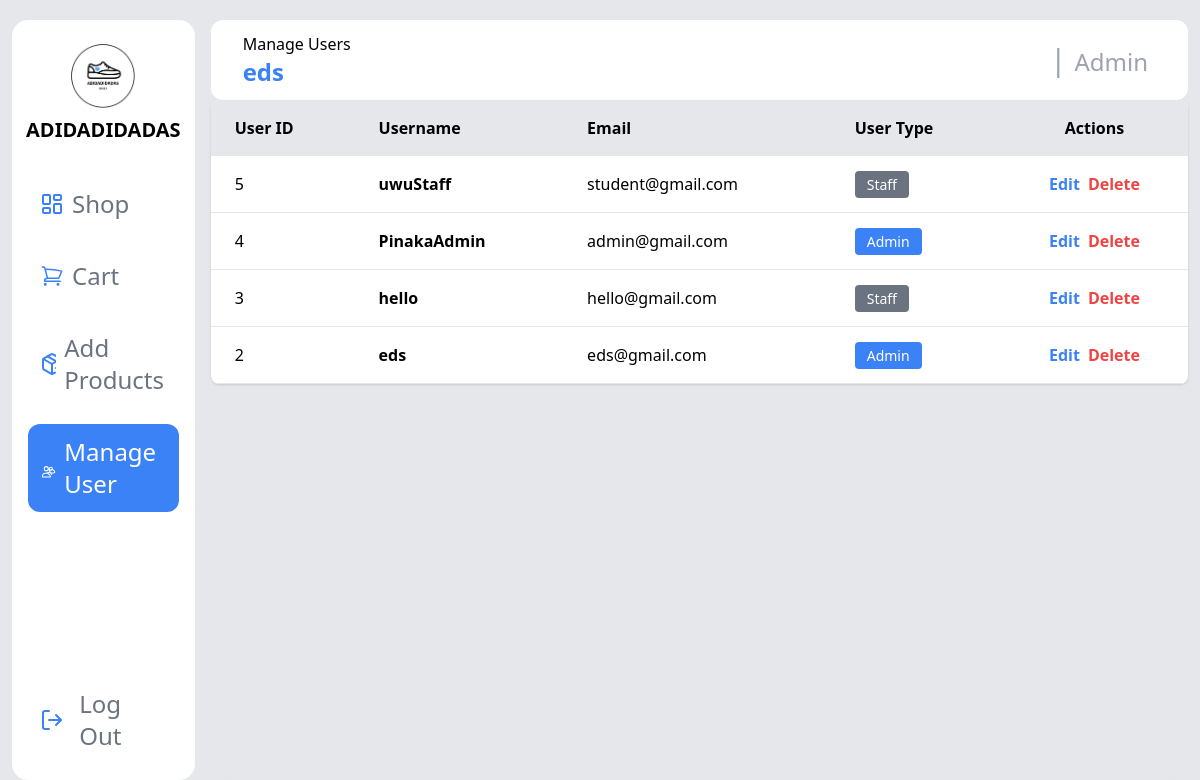
Page /manage_users.php (signed in) on the earlier database version.
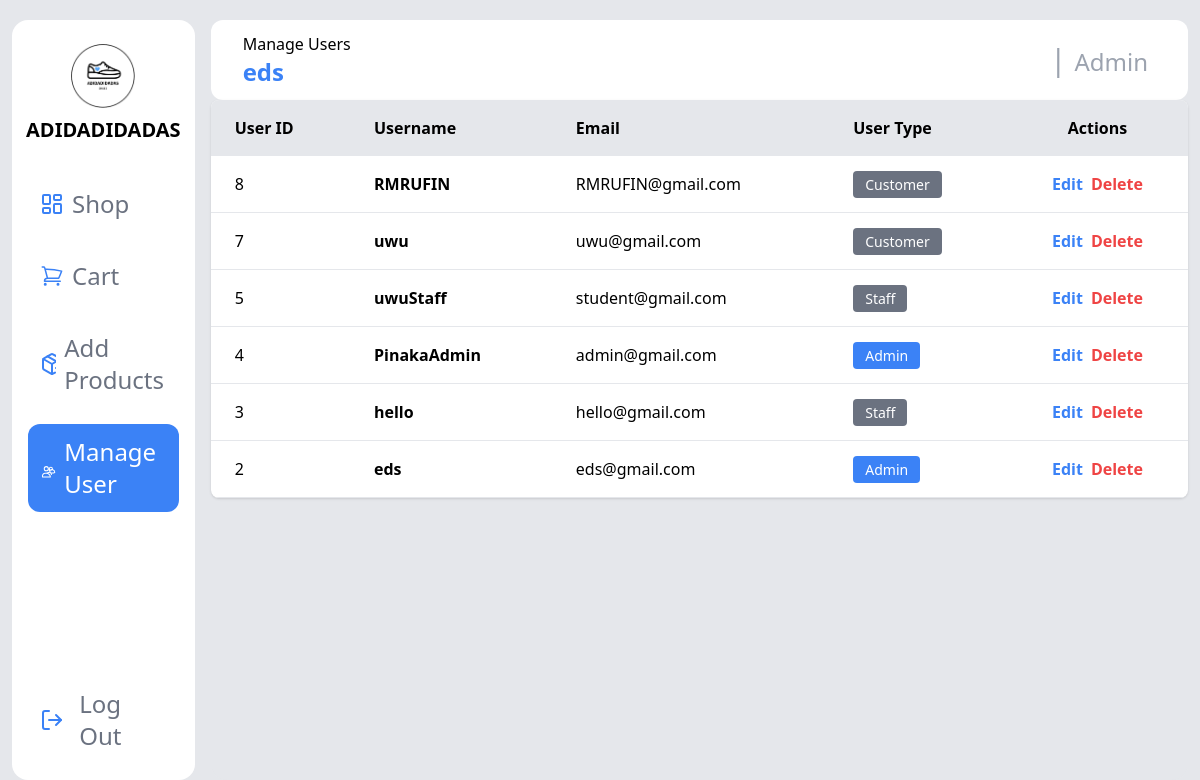
Same page on the later database version.
### tables this page shows
CREATE TABLE `tbl_user` (
  `user_id` int NOT NULL,
  `userName` varchar(255) NOT NULL,
  `email` varchar(250) NOT NULL,
  `userPassword` varchar(250) DEFAULT NULL,
  `userType` varchar(255) NOT NULL
);

### manage_users.php (the view, shortened to what this page needs)
<?php
include 'connection.php';
$sql = "SELECT user_id, userName, email, userType FROM tbl_user ORDER BY user_id DESC";
$result = mysqli_query($conn, $sql);
$users = [];
if ($result) {
    while ($row = mysqli_fetch_assoc($result)) {
        $users[] = $row;
    }
}
?>
<!DOCTYPE html>
<html lang="en">
<head>
    <script src="https://cdn.tailwindcss.com"></script>
</head>
<body>
    <div class="min-h-screen bg-gray-200 px-3 py-5 grid grid-cols-1 md:grid-cols-12 gap-4">
        <?php include 'components/sidebar.php'; ?>
        <div class="bg-gray-200 rounded-2xl col-span-1 md:col-span-10">
            <div class="bg-white h-20 rounded-xl w-full p-2 flex justify-between items-center">
                <div class="ps-6 w-full">
                    <span>Manage Users</span>
                    <?php
                        if (isset($_SESSION['username'])) {
                            echo '<h1 class="text-2xl font-bold text-blue-500">' . htmlspecialchars($_SESSION['username']) . '</h1>';
                        }
                    ?>
                </div>
                <div class="flex justify-end items-center w-full p-4">
                    <div class="p-4 flex gap-2 items-center max-w-xs sm:max-w-sm md:max-w-md overflow-hidden">
                        <h1 class="text-3xl text-gray-400">|</h1>
                        <?php
                            if (isset($_SESSION['userType'])) {
                                echo '<div class="flex items-center gap-1 truncate">
                                        <h1 class="text-2xl text-gray-400 pt-1 truncate">' . htmlspecialchars($_SESSION['userType']) . '</h1>
                                      </div>';
                            }
                        ?>
                    </div>
                </div>
            </div>
                <div class="bg-white rounded-lg shadow overflow-hidden">
                    <table class="w-full">
                        <thead class="bg-gray-200">
                            <tr>
                                <th class="px-6 py-4 text-left font-semibold">User ID</th>
                                <th class="px-6 py-4 text-left font-semibold">Username</th>
                                <th class="px-6 py-4 text-left font-semibold">Email</th>
                                <th class="px-6 py-4 text-left font-semibold">User Type</th>
                                <th class="px-6 py-4 text-center font-semibold">Actions</th>
                            </tr>
                        </thead>
                        <tbody>
                            <?php if (count($users) > 0): ?>
                                <?php foreach ($users as $user): ?>
                                    <tr class="border-b border-gray-200 hover:bg-gray-50">
                                        <td class="px-6 py-4"><?php echo $user['user_id']; ?></td>
                                        <td class="px-6 py-4 font-semibold"><?php echo htmlspecialchars($user['userName']); ?></td>
                                        <td class="px-6 py-4"><?php echo htmlspecialchars($user['email']); ?></td>
                                        <td class="px-6 py-4">
                                            <span class="px-3 py-1 rounded text-white text-sm <?php echo strtolower($user['userType']) === 'admin' ? 'bg-blue-500' : 'bg-gray-500'; ?>">
                                                <?php echo htmlspecialchars($user['userType']); ?>
                                            </span>
                                        </td>
                                        <td class="px-6 py-4 text-center">
                                            <div class="flex gap-2 justify-center">
                                                <a href="edit_user.php?id=<?php echo $user['user_id']; ?>" class="text-blue-500 hover:text-blue-700 font-semibold">
                                                    Edit
                                                </a>
                                                <?php if ($user['user_id'] !== $_SESSION['user_id']): ?>
                                                    <a href="manage_users.php?delete_id=<?php echo $user['user_id']; ?>" class="text-red-500 hover:text-red-700 font-semibold" onclick="return confirm('Are you sure you want to delete this user?');">
                                                        Delete
                                                    </a>
                                                <?php endif; ?>
                                            </div>
                                        </td>
                                    </tr>
                                <?php endforeach; ?>
                            <?php else: ?>
                                <tr>
                                    <td colspan="5" class="px-6 py-4 text-center text-gray-500">No users found</td>
                                </tr>
                            <?php endif; ?>
                        </tbody>
                    </table>
                </div>
            </div>
        </div>
</body>
</html>

### components/sidebar.php (shortened to what this page needs)
<div class="col-span-1 md:col-span-2">
    <div class="bg-white h-full rounded-2xl flex flex-col">
        <div class="h-26 flex items-center justify-center flex-col">
            <img class="w-16 mt-6 object-contain" src="uploads/LOGO.png" alt="Adidadidadas Shoes">
            <h1 class="font-bold mt-2 text-xl">ADIDADIDADAS</h1>
        </div>
        <div class="flex flex-col gap-4 mt-4 items-center p-4">
            <a href="dashboard.php" class="group hover:bg-blue-500 p-3 rounded-xl flex items-center w-full transition <?php echo basename($_SERVER['PHP_SELF']) === 'dashboard.php' ? 'bg-blue-500' : ''; ?>">
                <svg class="<?php echo basename($_SERVER['PHP_SELF']) === 'dashboard.php' ? 'text-white' : 'text-blue-500'; ?> group-hover:text-white transition" xmlns="http://www.w3.org/2000/svg" width="24" height="24" fill="none" stroke="currentColor" stroke-width="2" stroke-linecap="round" stroke-linejoin="round">
                    <rect width="7" height="9" x="3" y="3" rx="1"/>
                    <rect width="7" height="5" x="14" y="3" rx="1"/>
                    <rect width="7" height="9" x="14" y="12" rx="1"/>
                    <rect width="7" height="5" x="3" y="16" rx="1"/>
                </svg>
                <h1 class="text-2xl ms-2 <?php echo basename($_SERVER['PHP_SELF']) === 'dashboard.php' ? 'text-white' : 'text-gray-500'; ?> group-hover:text-white transition">Shop</h1>
            </a>
            <a href="cart.php" class="group hover:bg-blue-500 p-3 rounded-xl flex items-center w-full transition <?php echo basename($_SERVER['PHP_SELF']) === 'cart.php' ? 'bg-blue-500' : ''; ?>">
                <svg class="<?php echo basename($_SERVER['PHP_SELF']) === 'cart.php' ? 'text-white' : 'text-blue-500'; ?> group-hover:text-white transition" xmlns="http://www.w3.org/2000/svg" fill="none" viewBox="0 0 24 24" stroke-width="1.5" stroke="currentColor" width="24" height="24">
                    <path stroke-linecap="round" stroke-linejoin="round" d="M2.25 3h1.386c.51 0 .955.343 1.087.835l.383 1.437M7.5 14.25a3 3 0 0 0-3 3h15.75m-12.75-3h11.218c1.121-2.3 2.1-4.684 2.924-7.138a60.114 60.114 0 0 0-16.536-1.84M7.5 14.25 5.106 5.272M6 20.25a.75.75 0 1 1-1.5 0 .75.75 0 0 1 1.5 0Zm12.75 0a.75.75 0 1 1-1.5 0 .75.75 0 0 1 1.5 0Z" />
                </svg>
                <h1 class="text-2xl ms-2 <?php echo basename($_SERVER['PHP_SELF']) === 'cart.php' ? 'text-white' : 'text-gray-500'; ?> group-hover:text-white transition">Cart</h1>
            </a>
            <?php if (isset($_SESSION['userType']) && strtolower($_SESSION['userType']) === 'admin'): ?>
                <a href="add_product.php" class="group hover:bg-blue-500 p-3 rounded-xl flex items-center w-full transition <?php echo basename($_SERVER['PHP_SELF']) === 'add_product.php' ? 'bg-blue-500' : ''; ?>">
                    <svg class="<?php echo basename($_SERVER['PHP_SELF']) === 'add_product.php' ? 'text-white' : 'text-blue-500'; ?> group-hover:text-white transition" xmlns="http://www.w3.org/2000/svg" width="24" height="24" fill="none" stroke="currentColor" stroke-width="2" stroke-linecap="round" stroke-linejoin="round">
                        <path d="M16 16h6"/><path d="M19 13v6"/><path d="M21 10V8a2 2 0 0 0-1-1.73l-7-4a2 2 0 0 0-2 0l-7 4A2 2 0 0 0 3 8v8a2 2 0 0 0 1 1.73l7 4a2 2 0 0 0 2 0l2-1.14"/>
                        <path d="m7.5 4.27 9 5.15"/><polyline points="3.29 7 12 12 20.71 7"/><line x1="12" x2="12" y1="22" y2="12"/>
                    </svg>
                    <h1 class="text-2xl ms-2 <?php echo basename($_SERVER['PHP_SELF']) === 'add_product.php' ? 'text-white' : 'text-gray-500'; ?> group-hover:text-white transition">Add Products</h1>
                </a>
                <a href="manage_users.php" class="group hover:bg-blue-500 p-3 rounded-xl flex items-center w-full transition <?php echo (basename($_SERVER['PHP_SELF']) === 'manage_users.php' || basename($_SERVER['PHP_SELF']) === 'edit_user.php') ? 'bg-blue-500' : ''; ?>">
                    <svg class="<?php echo (basename($_SERVER['PHP_SELF']) === 'manage_users.php' || basename($_SERVER['PHP_SELF']) === 'edit_user.php') ? 'text-white' : 'text-blue-500'; ?> group-hover:text-white transition" xmlns="http://www.w3.org/2000/svg" fill="none" viewBox="0 0 24 24" stroke-width="1.5" stroke="currentColor" width="24" height="24">
                        <path stroke-linecap="round" stroke-linejoin="round" d="M15 19.128a9.38 9.38 0 0 0 2.625.372 9.337 9.337 0 0 0 4.121-.952 4.125 4.125 0 0 0-7.533-2.493M15 19.128v-.003c0-1.657-.671-3.157-1.76-4.233m2.76 4.233l.812 2.582m-4.572-8.725a3 3 0 1 1-6 0 3 3 0 0 1 6 0Zm6 0a2.25 2.25 0 1 1-4.5 0 2.25 2.25 0 0 1 4.5 0Zm-9 6.75c1.657 0 3.157.671 4.233 1.76.985.99 1.644 2.338 1.821 3.721H3.75a4.125 4.125 0 0 1 4.275-5.481Zm0 0s3.063-.669 4.275-1.481" />
                    </svg>
                    <h1 class="text-2xl ms-2 <?php echo (basename($_SERVER['PHP_SELF']) === 'manage_users.php' || basename($_SERVER['PHP_SELF']) === 'edit_user.php') ? 'text-white' : 'text-gray-500'; ?> group-hover:text-white transition">Manage User</h1>
                </a>
            <?php endif; ?>
        </div>
        <div class="mt-auto p-4 w-full">
            <a href="logout.php" class="group hover:bg-blue-500 p-3 rounded-xl flex items-center w-full transition">
                <svg class="text-blue-500 group-hover:text-white transition" xmlns="http://www.w3.org/2000/svg" width="24" height="24" fill="none" stroke="currentColor" stroke-width="2" stroke-linecap="round" stroke-linejoin="round">
                    <path d="m16 17 5-5-5-5"/>
                    <path d="M21 12H9"/>
                    <path d="M9 21H5a2 2 0 0 1-2-2V5a2 2 0 0 1 2-2h4"/>
                </svg>
                <h1 class="text-2xl ms-4 text-gray-500 group-hover:text-white transition">Log Out</h1>
            </a>
        </div>
    </div>
</div>

Differences in the rows shown:
added tbl_user: user_id "8", userName "RMRUFIN", email "RMRUFIN@gmail.com", userType "Customer"
added tbl_user: user_id "7", userName "uwu", email "uwu@gmail.com", userType "Customer"
